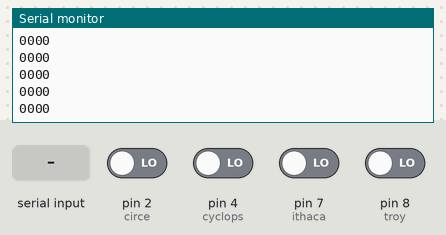
This sketch was run on a simulated Arduino Uno, built with avr-gcc and run on an emulated ATmega328P. Parts: the last lines printed to the serial monitor. The test bench sets the inputs (shaded band); at power-on: pin 2 (circe), pin 4 (cyclops), pin 7 (ithaca), pin 8 (troy) LOW.

Above: at 1.2 s.
1.3 s: "1" received over Serial
2.8 s: pin 2 (circe) driven HIGH
At 3.8 s:
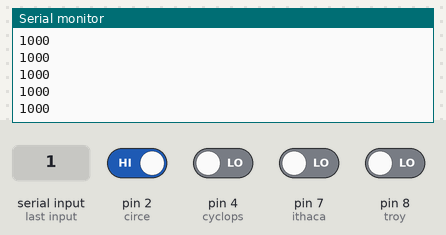
4.3 s: pin 4 (cyclops) driven HIGH
At 4.9 s:
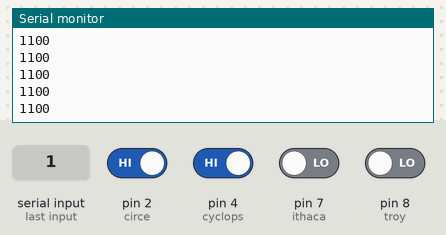
5.8 s: pin 7 (ithaca) driven HIGH
At 6.4 s:
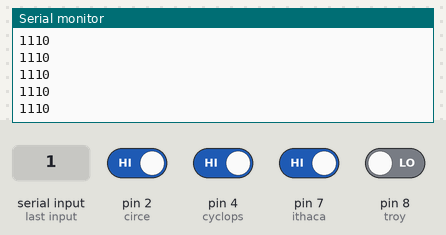
7.3 s: pin 8 (troy) driven HIGH
At 8.4 s:
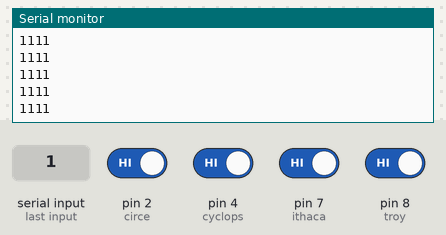
8.8 s: "0" received over Serial
Timing chart, 0 to 11.3 s (numbered marks = the images above; inputs shaded):
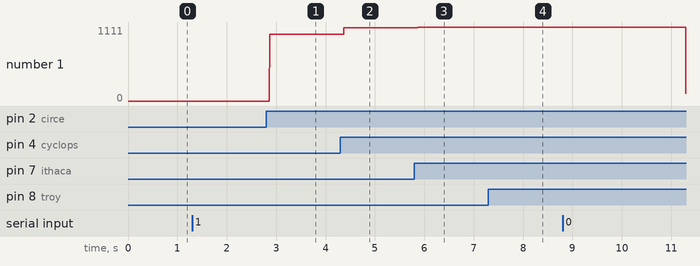

Measured:
- after the input at 2.8 s, the serial monitor: prints a new line after 0.07 s (image 1)
- after the input at 4.3 s, the serial monitor: prints a new line after 0.07 s (image 2)
- after the input at 5.8 s, the serial monitor: prints a new line after 0.07 s (image 3)
- after the input at 7.3 s, the serial monitor: prints a new line after 0.07 s (image 4)
- plotted number 1: 0 → 1000 after the input at 2.8 s, 1000 → 1100 after the input at 4.3 s, 1100 → 1110 after the input at 5.8 s, 1110 → 1111 after the input at 7.3 s, 1111 → 111 after the input at 8.8 s

The sketch:

InputSketch.ino
```cpp
int circe = 2;
int cyclops = 4;
int ithaca = 7;
int troy = 8;

String input;

void setup()
{
  Serial.begin(9600);
  pinMode(circe, INPUT);
  pinMode(cyclops, INPUT);
  pinMode(ithaca, INPUT);
  pinMode(troy, INPUT);
}

void loop()
{
        //output to unity
        //Serial.println("hello");

        int circeState = digitalRead(circe);
        int cyclopsState = digitalRead(cyclops);
        int ithacaState = digitalRead(ithaca);
        int troyState = digitalRead(troy);

//        String circeIn = String("circe: ") + String(circeState) + String("\n");
//        String cyclopsIn = String("cyclops: ") + String(cyclopsState) + String("\n");
//        String ithacaIn = String("ithaca: ") + String(ithacaState) + String("\n");
//        String troyIn = String("troy: ") + String(troyState) + String("\n");
//        input =  circeIn + cyclopsIn + ithacaIn + troyIn;

        input = String(circeState) + String(cyclopsState) + String(ithacaState) + String(troyState);


        Serial.println(input);

        //incoming from unity
          if (Serial.available() > 0)
        {
                byte incomingByte = Serial.read();

                Serial.print("I received: ");
                Serial.println(incomingByte, DEC);
        }
}
```
